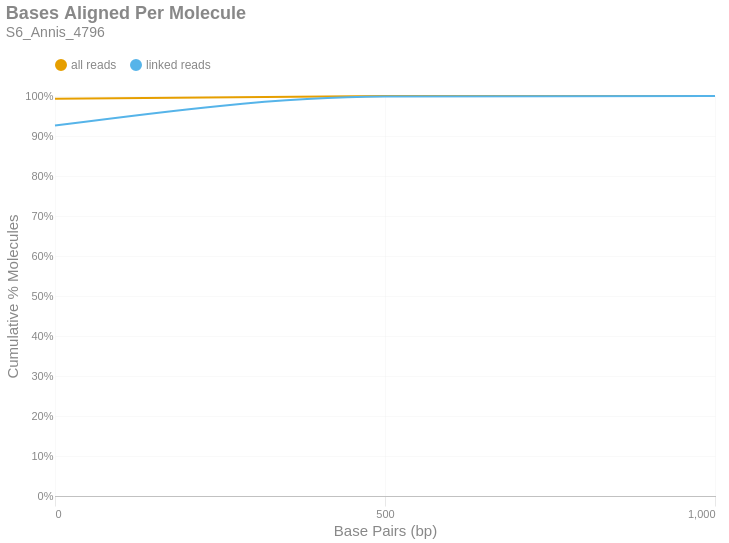

Source (notebook cell):
### Markdown cell above
### Bases Aligned Per Molecule
This is a cumulative frequency distribution showing the number of base pairs aligned per unique molecule. These data are shown in 500 bp bins. There are two distributions: one with `all reads` (yellow) and another with only `linked reads` (blue). The percent of molecules in the `linked reads` distribution is relative to the total number of linked molecules.

### Code cell
if SKIPLR:
    print_html(f"Skipped")
else:
    binned_df = consolidated_hist(valids['aligned_bp'], mask, 500, True)
    with SafeRender(binned_df):
        (
            density_plot(binned_df, 'Bases Aligned Per Molecule', samplename, 'basesper')
            .encode(
                x=alt.X('bin:Q', title="Base Pairs (bp)").axis(tickMinStep=500).scale(padding=0),
                y=alt.Y('value:Q', title='Cumulative % Molecules')
                    .axis(format='%')
                    .scale(domain = [0,1])
                    .stack(False),
                color=alt.Color("key:N").scale(domain = ["all reads", "linked reads"]),
                tooltip = [
                    alt.Tooltip("key:N", title = "Data Type"),
                    alt.Tooltip("range_label:N", title="Bases Aligned Per Molecule"),
                    alt.Tooltip("value:Q", format = ".2%", title="% Molecules (Cum.)")
                ]
            )
        ).display()

### Figure 1 — Vega-Lite specification as saved in the notebook (floating-point values rounded to 4 significant figures)
{"width": "container", "height": 400, "config": {"title": {"anchor": "start", "dy": -15, "fontSize": 18, "color": "#888888", "subtitleColor": "#888888", "subtitleFontSize": 14}, "arc": {"fill": "#0072B2"}, "axis": {"domainColor": "#888888", "domainWidth": 0.5, "gridWidth": 0.2, "grid": false, "titleFontWeight": 400, "titleFontSize": 15, "labelFontSize": 11, "labelColor": "#888888", "tickColor": "#888888", "tickWidth": 0.2, "titleColor": "#888888"}, "axisBand": {"grid": false}, "axisX": {"grid": true, "tickSize": 10, "domainCap": "round"}, "axisY": {"domain": false, "grid": true, "tickSize": 0, "domainCap": "round"}, "background": "transparent", "header": {"labelFontSize": 15, "labelColor": "#888888", "titleFontSize": 15, "titleFontWeight": 600, "titleColor": "#888888"}, "legend": {"labelFont": "sans-serif", "labelFontSize": 12, "labelColor": "#888888", "symbolSize": 100, "symbolType": "circle", "titleFontSize": 12, "titlePadding": 10, "titleColor": "#888888", "title": null, "orient": "top"}, "range": {"category": ["#E69F00", "#56B4E9", "#009E73", "#F0E442", "#0072B2", "#D55E00", "#CC79A7", "#000000"], "diverging": ["#cfe8f3", "#a2d4ec", "#73bfe2", "#46abdb", "#1696d2", "#12719e"]}, "area": {"fill": "#0072B2", "fillOpacity": 0.7, "line": true, "strokeOpacity": 0.7}, "line": {"color": "#0072B2", "stroke": "#0072B2", "strokeWidth": 2}, "trail": {"color": "#0072B2", "stroke": "#0072B2", "strokeWidth": 0, "size": 1}, "point": {"filled": true, "fillOpacity": 1.0, "size": 95}, "text": {"color": "#888888", "fontSize": 11, "align": "right", "fontWeight": 400, "size": 11}, "bar": {"fill": "#0072B2", "stroke": null}, "view": {"stroke": null, "continuousWidth": 660, "continuousHeight": 400}}, "data": {"name": "data-6fcbdfa079e27c9feff849c68abeab82"}, "mark": {"type": "line", "interpolate": "monotone", "point": {"opacity": 0, "size": 275}}, "encoding": {"color": {"field": "key", "scale": {"domain": ["all reads", "linked reads"]}, "type": "nominal"}, "tooltip": [{"field": "key", "title": "Data Type", "type": "nominal"}, {"field": "range_label", "title": "Bases Aligned Per Molecule", "type": "nominal"}, {"field": "value", "format": ".2%", "title": "% Molecules (Cum.)", "type": "quantitative"}], "x": {"axis": {"tickMinStep": 500}, "field": "bin", "scale": {"padding": 0}, "title": "Base Pairs (bp)", "type": "quantitative"}, "y": {"axis": {"format": "%"}, "field": "value", "scale": {"domain": [0, 1]}, "stack": false, "title": "Cumulative % Molecules", "type": "quantitative"}}, "params": [{"name": "param_c36ac31b6afebe62", "select": {"type": "point", "fields": ["key"]}, "bind": "legend"}], "title": {"text": "Bases Aligned Per Molecule", "subtitle": "S6_Annis_4796"}, "transform": [{"fold": ["all reads (cumsum)", "linked reads (cumsum)"]}, {"calculate": "replace(datum.key, ' (cumsum)', '')", "as": "key"}, {"filter": {"param": "param_c36ac31b6afebe62"}}], "usermeta": {"embedOptions": {"downloadFileName": "S6_Annis_4796.basesper"}}, "$schema": "https://vega.github.io/schema/vega-lite/v6.1.0.json", "datasets": {"data-6fcbdfa079e27c9feff849c68abeab82": [{"bin": "0.0", "interval": "0.0-500.0", "all reads": 0.9929, "linked reads": 0.9262, "all reads (cumsum)": 0.9929, "linked reads (cumsum)": 0.9262, "range_label": "0-499"}, {"bin": "500.0", "interval": "500.0-1000.0", "all reads": 0.006901, "linked reads": 0.07231, "all reads (cumsum)": 0.9998, "linked reads (cumsum)": 0.9985, "range_label": "500-999"}, {"bin": "1000.0", "interval": "1000.0-1500.0", "all reads": 0.0001792, "linked reads": 0.001538, "all reads (cumsum)": 1.0, "linked reads (cumsum)": 1.0, "range_label": "1000-1499"}]}}
